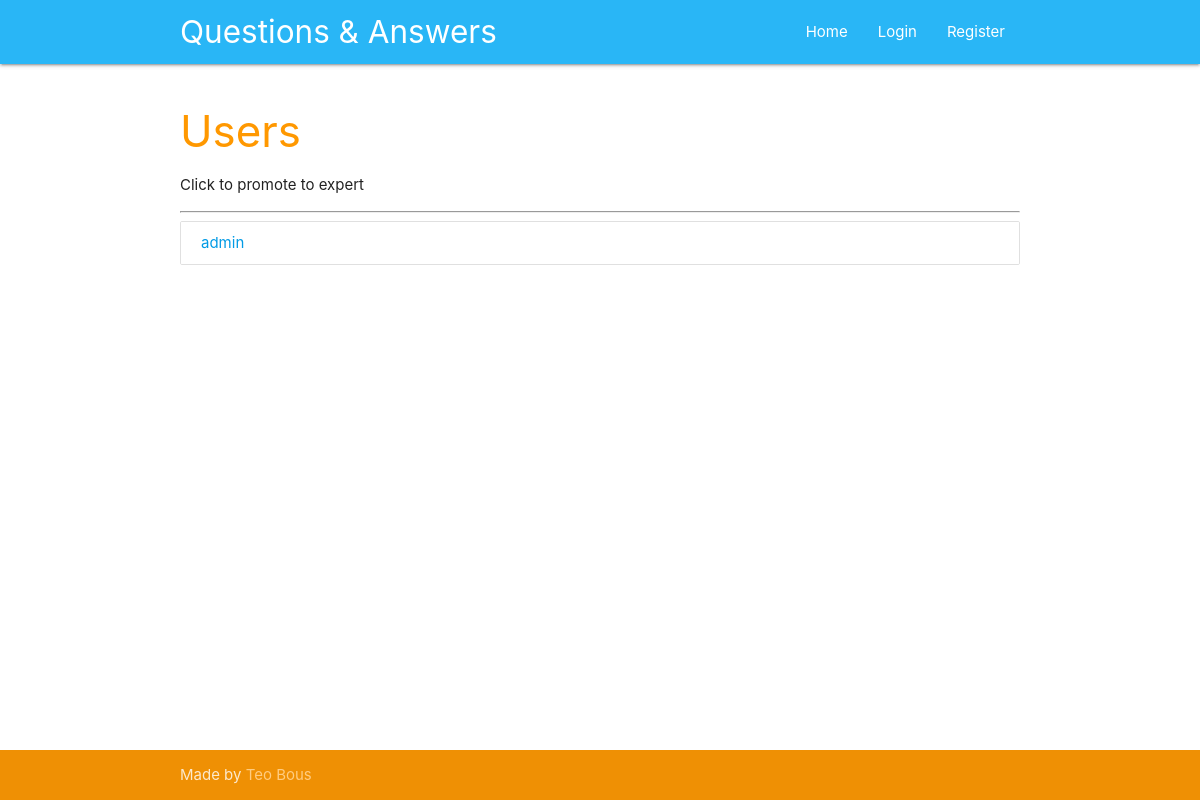
/users, run on an earlier commit of the app's database.
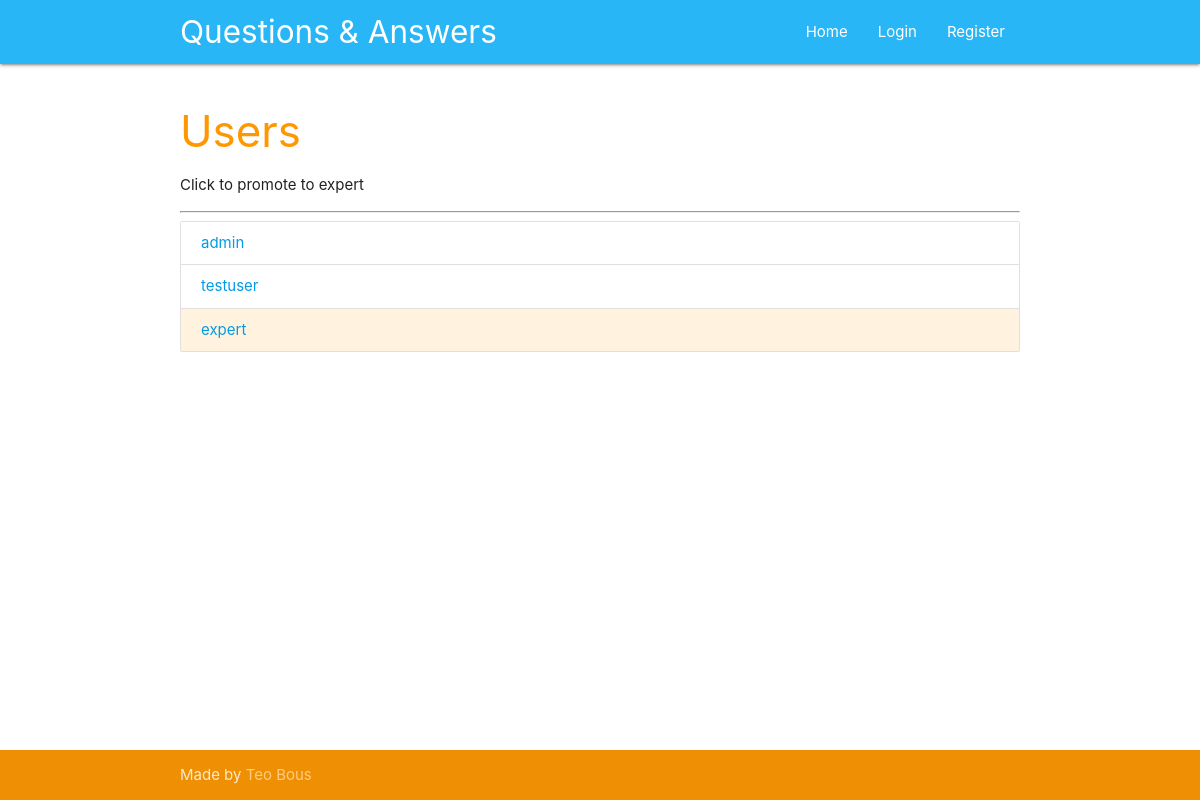
And on a later commit of the database.
### tables this page shows
CREATE TABLE users (
    id integer primary key autoincrement,
    name text not null,
    password text not null,
    expert boolean not null,
    admin boolean not null 
);

### app.py (the view)
@app.route('/users')
def users():
	user = get_current_user()
	db = get_db()
	users_cur = db.execute('select id, name, expert, admin from users')
	users_results = users_cur.fetchall()
	return render_template('users.html', user=user, users=users_results)

### app.py (called while the page is built)
def get_current_user():
	user_result = None
	if 'user' in session:
		user = session['user']
		db = get_db()
		query = 'select id, name, password, expert, admin from users where name = ?'
		user_cur = db.execute(query, [user])
		user_result = user_cur.fetchone()
	return user_result

### database.py (called while the page is built)
def connect_db():
	sql = sqlite3.connect('data.db')
	sql.row_factory = sqlite3.Row
	return sql

def get_db():
	if not hasattr(g, 'sqlite_db'):
		g.sqlite_db = connect_db()
	return g.sqlite_db

### templates/users.html (shortened to what this page needs)
{% extends 'base.html' %}
{% block content %}
    <div class="section">
      <div class="container">
        <h3 class="header orange-text">Users</h3>
        <p>Click to promote to expert</p>
        <hr>
        <ul class="collection">
          {% for user in users %}
          <li class="collection-item {% if user['expert'] == 1 %} orange lighten-5 {% endif %}">
            <a href="{{ url_for('promote', user_id=user['id']) }}">{{ user['name'] }}</a>
          </li>
          {% endfor %}
        </ul>
      </div>
    </div>
{% endblock %}

### templates/base.html (shortened to what this page needs)
<!DOCTYPE html>
<html lang="en">
  <head>
    <link href="{{url_for('static', filename = 'css/materialize.css')}}" type="text/css" rel="stylesheet" media="screen,projection"/>
    <link href="{{url_for('static', filename = 'css/style.css')}}" type="text/css" rel="stylesheet" media="screen,projection"/>
  </head>
  <body>
    <nav class="light-blue lighten-1" role="navigation">
      <div class="nav-wrapper container"><a id="logo-container" href="index.html" class="brand-logo">Questions & Answers</a>
      <ul class="right hide-on-med-and-down">
        <li><a href="{{url_for('index')}}">Home</a></li>
        {% if not user %}
        <li><a href="{{ url_for('login') }}">Login</a></li>
        <li><a href="{{ url_for('register') }}">Register</a></li>
        {% endif %}
      </ul>
    </div>
  </nav>
  <main>
    {% block content %}{% endblock %}
  </main>
  <footer class="page-footer orange">
    <div class="footer-copyright">
      <div class="container">
        Made by <a class="orange-text text-lighten-3" href="https://github.com/tbousiou">Teo Bous</a>
      </div>
    </div>
  </footer>
</body>
</html>

### static/css/style.css (style rules this page uses)
body { display: flex; min-height: 100vh; flex-direction: column; }
main { flex: 1 0 auto; }
.page-footer { padding-top: 0px; }

What changed in the data, as far as the page shows it:
added users: name "testuser"
added users: name "expert", expert True (drawn)
